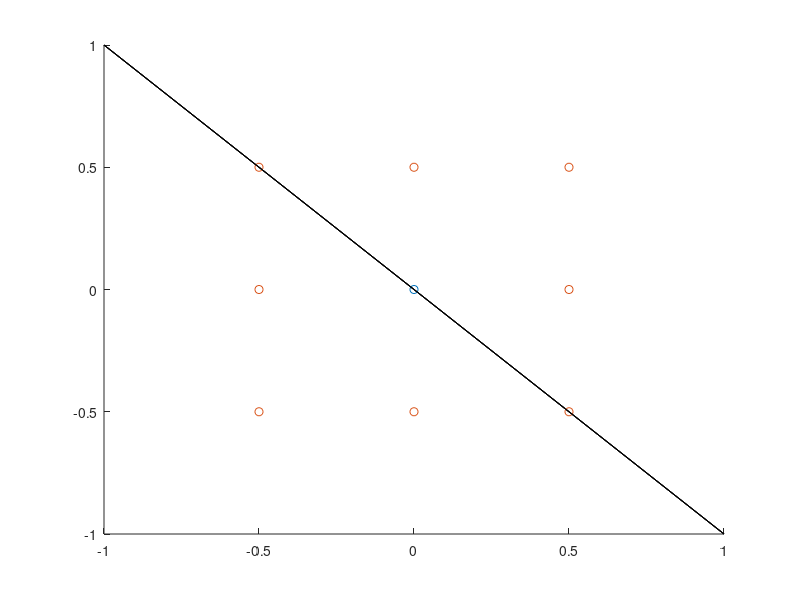

Write the MATLAB code that produced this figure.
nnx = [.5 -.5 -.5 .5 .5 -.5 -.5 .5 0 0 0 0];
nny = [.5 .5 -.5 -.5 0 0 0 0 .5 -.5 -.5 .5];
nnz = [0 0 0 0 .5 .5 -.5 -.5 .5 .5 -.5 -.5];

% {111} plane
% [xsurf,ysurf] = meshgrid([-1:1],[-1:1]);
% zsurf = -xsurf-ysurf;

% {200} plane
% [ysurf,zsurf] = meshgrid([-1:1],[-1:1]);
% xsurf = zeros(3);

% {220} plane
[ysurf,zsurf] = meshgrid([-1:1],[-1:1]);
xsurf = -ysurf;

hold on
scatter3(0,0,0)
scatter3(nnx,nny,nnz)
surf(xsurf,ysurf,zsurf)